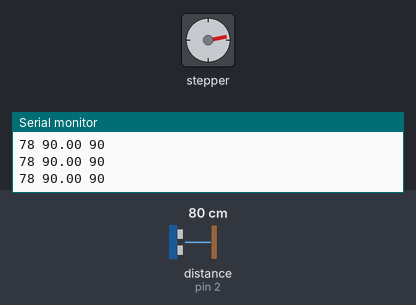
The sketch below on a simulated Arduino Uno, built with avr-gcc and run on an emulated ATmega328P. Shown: stepper motor, the last lines printed to the serial monitor. Wiring (inferred from the names in the program): ultrasonic range finder: trigger pin 3; echo pin 2. The test bench sets the inputs (shaded band); at power-on: distance to the obstacle (sensor on pin 2) 80 cm. The echo pulse lasts 58.3 µs per cm; stepper angles assume 2048 steps per turn.

Above: at 3.9 s.
4.0 s: distance to the obstacle (sensor on pin 2) set to 2 cm
At 10.1 s:
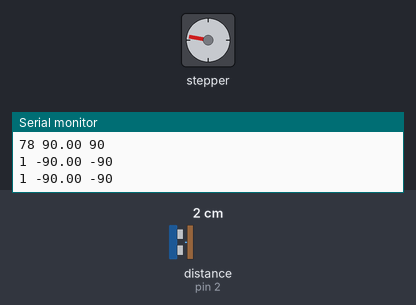
10.4 s: distance to the obstacle (sensor on pin 2) set to 18 cm
At 12.1 s:
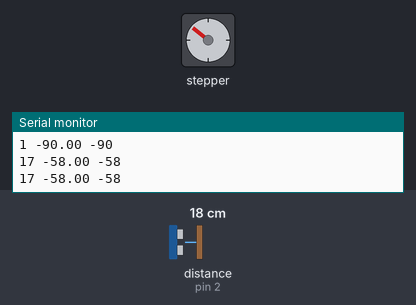
12.9 s: distance to the obstacle (sensor on pin 2) set to 4 cm
At 13.38 s:
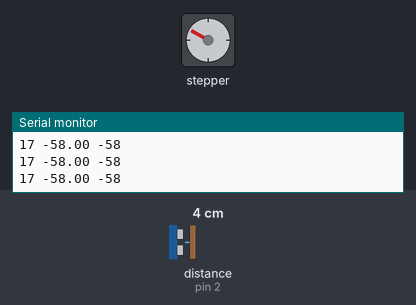
Timing chart, 0 to 15.9 s (numbered marks = the images above; inputs shaded):
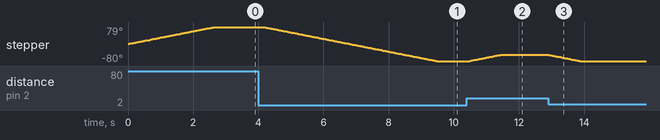

The sketch:

distanceandstepper.ino
```cpp
#include "Stepper.h"
#define echoPin 2 // attach pin D2 Arduino to pin Echo of HC-SR04
#define trigPin 3 //attach pin D3 Arduino to pin Trig of HC-SR04
// defines variables
long duration; // variable for the duration of sound wave travel
int distance; // variable for the distance measurement
int desiredAngle;
float currentAngle = 0;
const int stepsPerRevolution = 2048;
Stepper myStepper = Stepper(stepsPerRevolution, 8, 10, 9, 11);


void setup() {
 pinMode(trigPin, OUTPUT); // Sets the trigPin as an OUTPUT
 pinMode(echoPin, INPUT); // Sets the echoPin as an INPUT
 Serial.begin(9600); // // Serial Communication is starting with 9600 of baudrate speed
 Serial.println("Jhole");
 myStepper.setSpeed(5);
}
void loop() {
  // Clears the trigPin condition
  digitalWrite(trigPin, LOW);
  delayMicroseconds(2);
  // Sets the trigPin HIGH (ACTIVE) for 10 microseconds
  digitalWrite(trigPin, HIGH);
  delayMicroseconds(10);
  digitalWrite(trigPin, LOW);
  // Reads the echoPin, returns the sound wave travel time in microseconds
  duration = pulseIn(echoPin, HIGH);
  // Calculating the distance
  distance = duration * 0.017; // Speed of sound wave divided by 2 (go and back)
  // Displays the distance on the Serial Monitor // Displays the distance on the Serial Monitor
  desiredAngle = (float(distance-30)/20)*90;
  if(desiredAngle>90){
    desiredAngle=90;
  }
  else if(desiredAngle<-90){
    desiredAngle=-90;
  }
  int steps = int((desiredAngle-currentAngle)*(stepsPerRevolution/360));
  myStepper.step(steps);
  currentAngle = desiredAngle;
  Serial.print(distance);
  Serial.print(" ");
  Serial.print(currentAngle);
  Serial.print(" ");
  Serial.println(desiredAngle);
  delay(500);
}
```

Measured:
- after the input at 4.0 s, stepper: turns 159° counter-clockwise in 5.3 s, starting after 0.17 s
- after the input at 10.4 s, stepper: turns 29° clockwise in 0.94 s, starting after 0.09 s
- after the input at 12.9 s, stepper: turns 29° counter-clockwise in 0.94 s, starting at once
- by itself, stepper: turns 79° clockwise in 2.6 s
